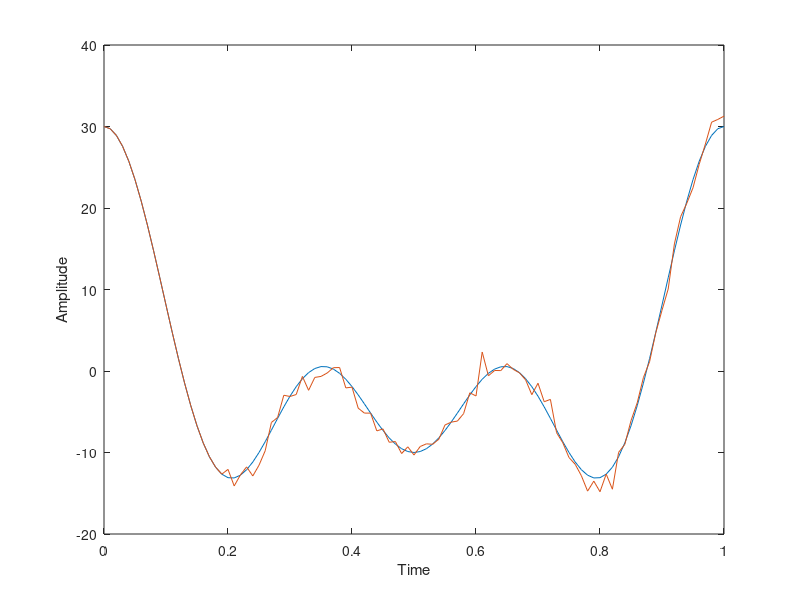

MATLAB code for this plot:
function exe1_1()
dalt=0.01; 
t=0:0.01:1; 
rn=randn(1,length(t));rn(1:20)=0;
figure(1)
y1=10*cos(2*pi*t)+10*cos(2*pi*t*2)+10*cos(2*pi*t*3);
plot(t,y1)
hold on 
y = 10*cos(2*pi*t)+10*cos(2*pi*t*2)+10*cos(2*pi*t*3)+rn;
plot(t,y)
xlabel('Time');ylabel('Amplitude')